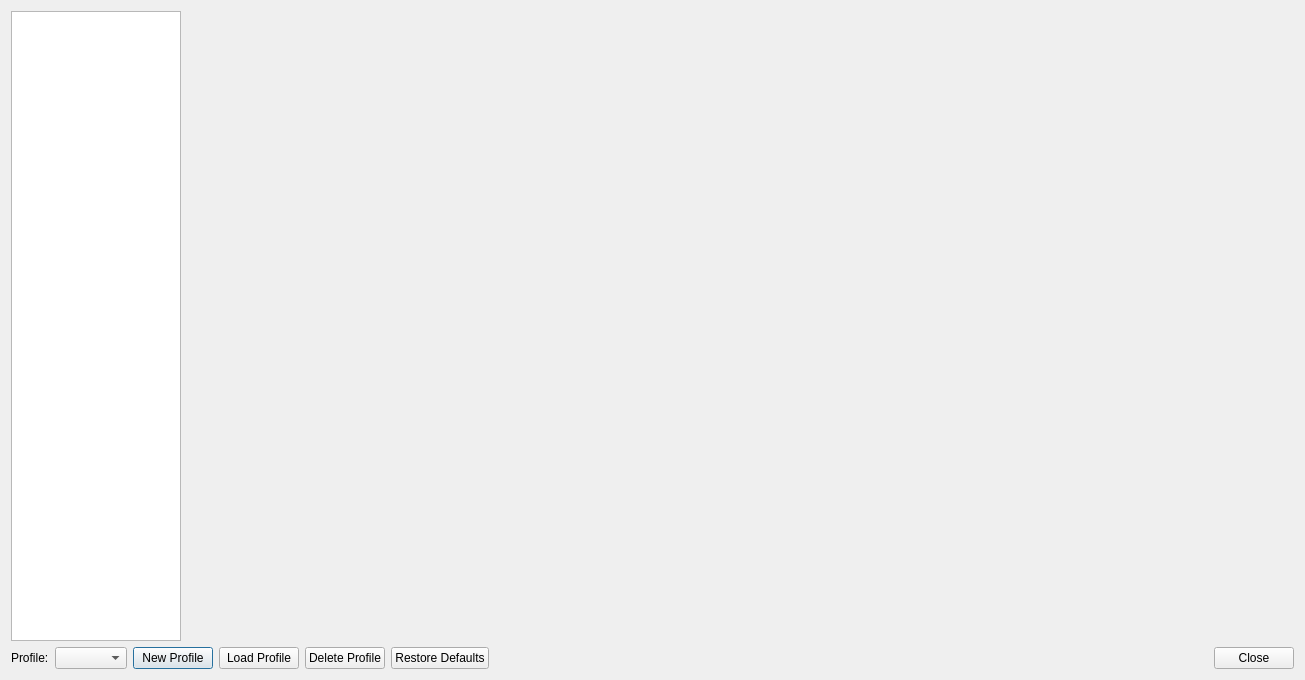
<?xml version="1.0" encoding="UTF-8"?>
<ui version="4.0">
 <class>ControllerSettingsDialog</class>
 <widget class="QDialog" name="ControllerSettingsDialog">
  <property name="windowModality">
   <enum>Qt::WindowModal</enum>
  </property>
  <property name="geometry">
   <rect>
    <x>0</x>
    <y>0</y>
    <width>1305</width>
    <height>680</height>
   </rect>
  </property>
  <property name="sizePolicy">
   <sizepolicy hsizetype="Expanding" vsizetype="Expanding">
    <horstretch>0</horstretch>
    <verstretch>0</verstretch>
   </sizepolicy>
  </property>
  <property name="windowTitle">
   <string>PCSX2 Controller Settings</string>
  </property>
  <layout class="QGridLayout" name="gridLayout">
   <item row="0" column="0">
    <widget class="QListWidget" name="settingsCategory">
     <property name="sizePolicy">
      <sizepolicy hsizetype="Expanding" vsizetype="Expanding">
       <horstretch>0</horstretch>
       <verstretch>0</verstretch>
      </sizepolicy>
     </property>
     <property name="minimumSize">
      <size>
       <width>170</width>
       <height>0</height>
      </size>
     </property>
     <property name="maximumSize">
      <size>
       <width>170</width>
       <height>16777215</height>
      </size>
     </property>
     <property name="iconSize">
      <size>
       <width>32</width>
       <height>32</height>
      </size>
     </property>
    </widget>
   </item>
   <item row="0" column="1">
    <widget class="QStackedWidget" name="settingsContainer">
     <property name="minimumSize">
      <size>
       <width>1100</width>
       <height>620</height>
      </size>
     </property>
    </widget>
   </item>
   <item row="1" column="0" colspan="2">
    <layout class="QHBoxLayout" name="horizontalLayout_2">
     <item>
      <layout class="QHBoxLayout" name="horizontalLayout">
       <item>
        <widget class="QLabel" name="label">
         <property name="text">
          <string>Profile:</string>
         </property>
        </widget>
       </item>
       <item>
        <widget class="QComboBox" name="currentProfile"/>
       </item>
       <item>
        <widget class="QPushButton" name="newProfile">
         <property name="text">
          <string>New Profile</string>
         </property>
         <property name="icon">
          <iconset theme="file-add-line">
           <normaloff>.</normaloff>.</iconset>
         </property>
        </widget>
       </item>
       <item>
        <widget class="QPushButton" name="loadProfile">
         <property name="text">
          <string>Load Profile</string>
         </property>
         <property name="icon">
          <iconset theme="folder-open-line">
           <normaloff>.</normaloff>.</iconset>
         </property>
        </widget>
       </item>
       <item>
        <widget class="QPushButton" name="deleteProfile">
         <property name="text">
          <string>Delete Profile</string>
         </property>
         <property name="icon">
          <iconset theme="file-reduce-line">
           <normaloff>.</normaloff>.</iconset>
         </property>
        </widget>
       </item>
       <item>
        <widget class="QPushButton" name="restoreDefaults">
         <property name="text">
          <string>Restore Defaults</string>
         </property>
         <property name="icon">
          <iconset theme="restart-line">
           <normaloff>.</normaloff>.</iconset>
         </property>
        </widget>
       </item>
      </layout>
     </item>
     <item>
      <widget class="QDialogButtonBox" name="buttonBox">
       <property name="standardButtons">
        <set>QDialogButtonBox::Close</set>
       </property>
      </widget>
     </item>
    </layout>
   </item>
  </layout>
 </widget>
 <resources>
  <include location="../resources/resources.qrc"/>
 </resources>
 <connections/>
</ui>
